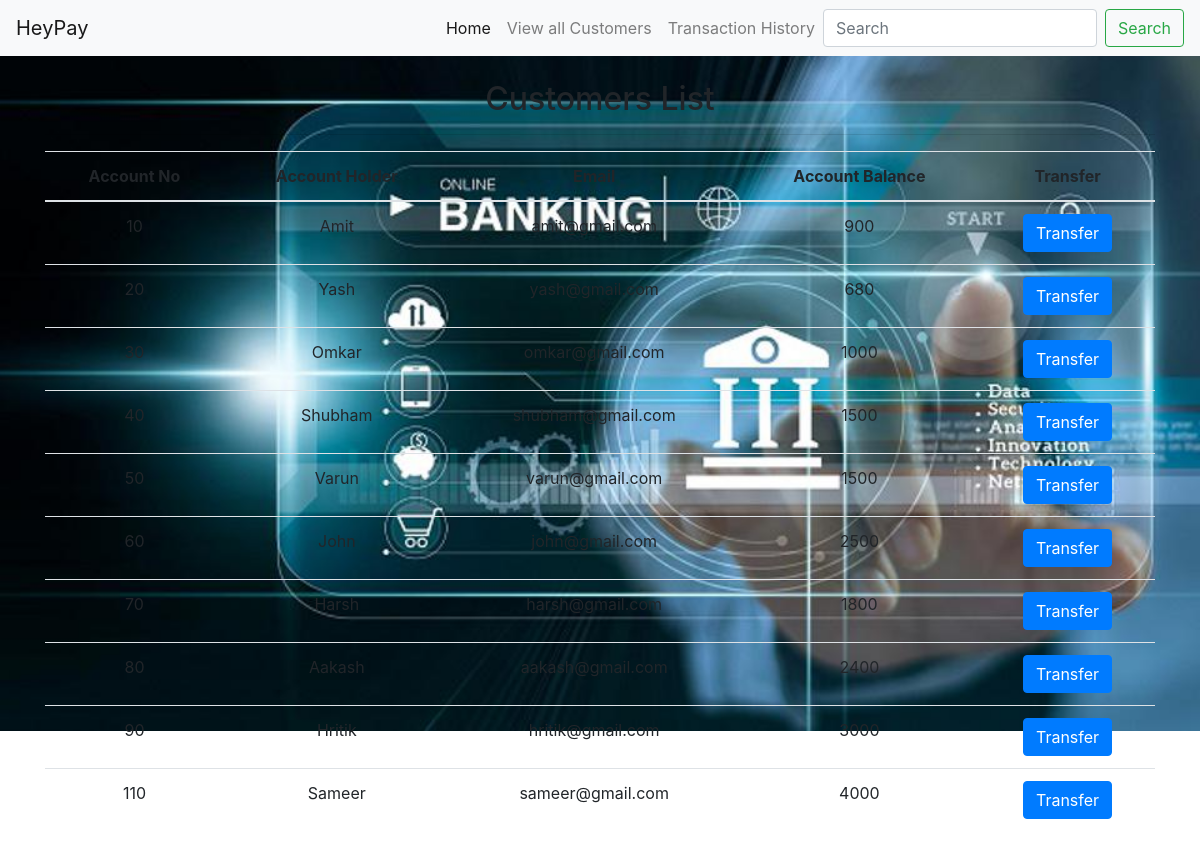
The page /bank/Customer/ on the database its author committed.
### bank/models.py (models this page shows, shortened)
class Customer(models.Model):
    Acc_No = models.IntegerField(max_length=200, primary_key=True)
    Account_Holder = models.CharField(max_length=200)
    Email_Id = models.EmailField(max_length=200)
    Current_Balance=models.IntegerField(max_length=200)

### bank/views.py (the view)
# urls.py: path('Customer/',views.Customer_Table, name='Customer'),
def Customer_Table(request):
    customers = Customer.objects.all()
    return render(request,"Customer.html",{'customers':customers})

### Templates/Customer.html (shortened to what this page needs)
{% extends 'Base.html' %}
{% load static %}
{% block content %}
    <h2 align="center">Customers List</h2>
    <div class="container mt-3">
        <hr>
        <table class="table">
            <thead>
                <tr align="center">
                    <th>Account No</th>
                    <th>Account Holder</th>
                    <th>Email</th>
                    <th>Account Balance</th>
                    <th>Transfer</th>
                </tr>
            </thead>
            <tbody>
                {% for s in customers %}
                <tr align="center">
                    <td>{{s.Acc_No}}</td>
                    <td>{{s.Account_Holder}}</td>
                    <td>{{s.Email_Id}}</td>
                    <td>{{s.Current_Balance}}</td>
                    <td><a href="{% url 'Trans' s.Acc_No %}" class="btn btn-primary">Transfer</a></td>
                </tr>
                {% endfor %}
            </tbody>
        </table>
    </div>
{% endblock content %}

### Templates/Base.html (shortened to what this page needs)
{% load static %}
<!DOCTYPE html>
<html lang="en">
<head>
        <link rel="stylesheet" href="https://maxcdn.bootstrapcdn.com/bootstrap/4.5.2/css/bootstrap.min.css">
</head>
<body id="bg" style="background-image: url('{% static "images/banking.jpg"%}');">
    <nav class="navbar navbar-expand-lg navbar-light bg-light">
        <a class="navbar-brand" href="#">HeyPay</a>
        <div class="collapse navbar-collapse" id="navbarSupportedContent">
          <ul class="navbar-nav ml-auto">
            <li class="nav-item active">
              <a class="nav-link" href="{% url 'index' %}">Home <span class="sr-only">(current)</span></a>
            </li>
            <li class="nav-item">
              <a class="nav-link" href="{% url 'Customer' %}">View all Customers</a>
            </li>
            <li class="nav-item">
              <a class="nav-link" href="{% url 'Transactions' %}">Transaction History</a>
            </li>
          </ul>
          <form class="form-inline my-2 my-lg-0">
            <input class="form-control mr-sm-2" type="search" placeholder="Search" aria-label="Search">
            <button class="btn btn-outline-success my-2 my-sm-0" type="submit">Search</button>
          </form>
        </div>
      </nav>
      <br>
      {% block content%}
      {% endblock content %}
</body>
</html>

### Templates/Base.html (style rules this page uses)
#bg { background-repeat: no-repeat; background-size: 100%; background-attachment: fixed; }

### rows shown on the page
Customer: Acc_No "10", Account_Holder "Amit", Email_Id "amit@gmail.com", Current_Balance "900"
Customer: Acc_No "20", Account_Holder "Yash", Email_Id "yash@gmail.com", Current_Balance "680"
Customer: Acc_No "30", Account_Holder "Omkar", Email_Id "omkar@gmail.com", Current_Balance "1000"
Customer: Acc_No "40", Account_Holder "Shubham", Email_Id "shubham@gmail.com", Current_Balance "1500"
Customer: Acc_No "50", Account_Holder "Varun", Email_Id "varun@gmail.com", Current_Balance "1500"
Customer: Acc_No "60", Email_Id "john@gmail.com", Current_Balance "2500"
Customer: Acc_No "70", Account_Holder "Harsh", Email_Id "harsh@gmail.com", Current_Balance "1800"
Customer: Acc_No "80", Account_Holder "Aakash", Email_Id "aakash@gmail.com", Current_Balance "2400"
Customer: Acc_No "90", Account_Holder "Hritik", Email_Id "hritik@gmail.com", Current_Balance "3000"
Customer: Acc_No "110", Account_Holder "Sameer", Email_Id "sameer@gmail.com", Current_Balance "4000"
